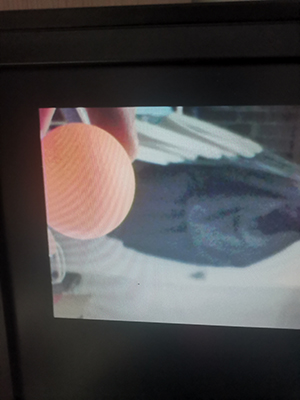
#> input picture Opencv/images/Original1.jpg, 300 x 400 px, found by its file name
$ python '边缘检测.py'
#> lines starting #> are read from the running program, lines starting #| are printed output that depends on the picture; after the words box and inside, x2 and y2 are one past the last pixel; in counts of white or black regions, pixels touching at a corner belong together
import cv2 as cv
import numpy as np

img = cv.imread('Opencv\images\Original1.jpg',0)# Direct to grayscale
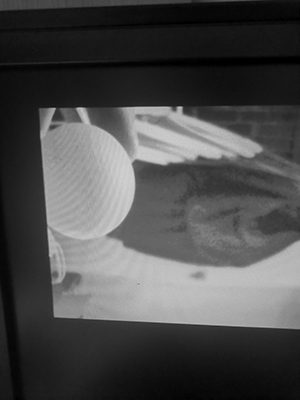
#> img: shape (400, 300); min 0, max 209, mean 75.8
blur = cv.imread('Opencv\images\Gaussian_filter_image1.jpg',0)
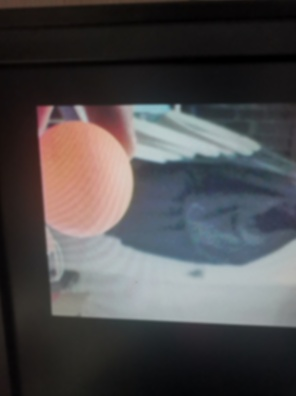
#> input picture Opencv/images/Gaussian_filter_image1.jpg, 296 x 396 px, found by its file name
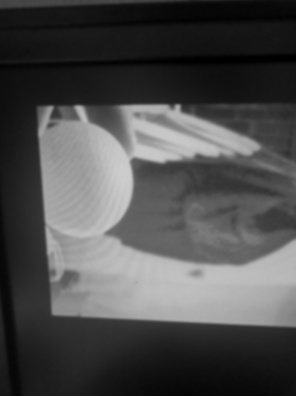
#> blur: shape (396, 296); min 0, max 205, mean 76.2
cv.imshow('img',img)
# [4 lines of commented-out code are left out]
cv.imshow('blur',blur)

canny = cv.Canny(blur, 80, 110)  # 50是最小阈值,150是最大阈值
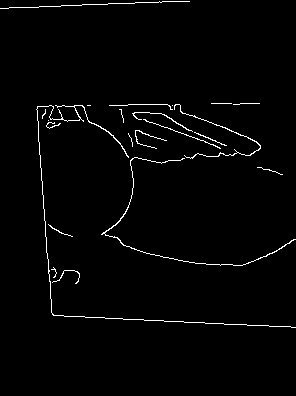
#> canny: shape (396, 296); 1.8% white in thin lines or dots, all inside (x1, y1, x2, y2) = (0, 1, 296, 328)
canny_not = cv.Canny(img,50,100)
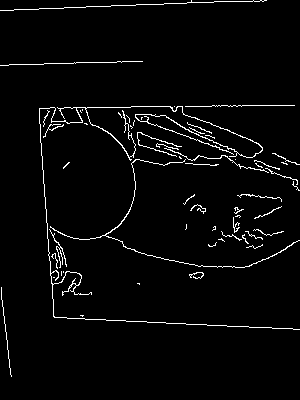
#> canny_not: shape (400, 300); 3.1% white in thin lines or dots

# cv.namedWindow("canny",0);#可调大小
# cv.namedWindow("canny_not",0);#可调大小

cv.imshow('canny_not',canny_not)
cv.imshow('canny',canny)

cv.waitKey(0)# Press the keyboard to stop operation
cv.destroyAllWindows()
